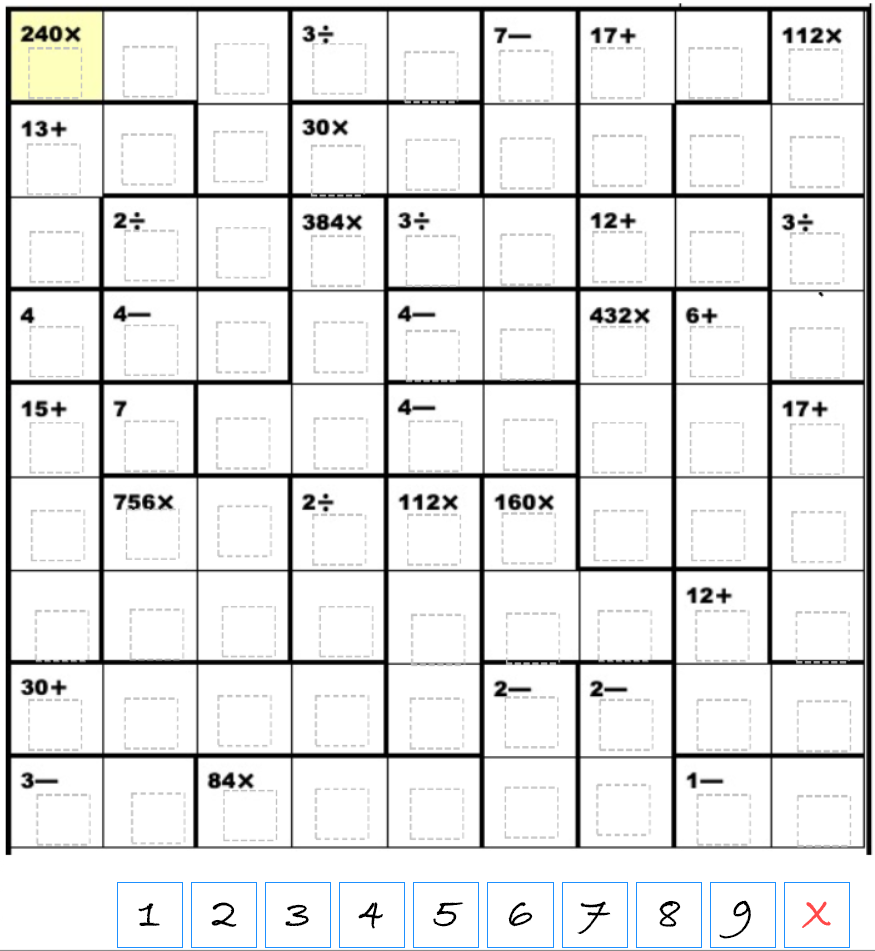
#> input picture img/test-5.png, 875 x 951 px
$ python lines.test.py
#> lines starting #> are read from the running program, lines starting #| are printed output that depends on the picture; after the words box and inside, x2 and y2 are one past the last pixel; in counts of white or black regions, pixels touching at a corner belong together
import cv2
import numpy as np
import math

img = cv2.imread('../img/test-5.png')
#> img is the input picture: shape (951, 875, 3); mean B, G, R 229.9, 230.2, 229.8

gray = cv2.cvtColor(img,cv2.COLOR_BGR2GRAY)
kernel_size = 5
blur_gray = cv2.GaussianBlur(gray,(kernel_size, kernel_size),0)
kernel = np.ones((5, 5), np.uint8)
blur_gray = cv2.erode(~gray, kernel)
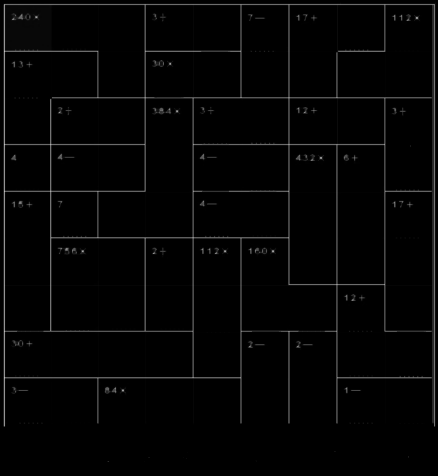
#> blur_gray: shape (951, 875) (shown at 1/2 size); min 0, max 239, mean 4.3

low_threshold = 50
high_threshold = 150
edges = cv2.Canny(blur_gray, low_threshold, high_threshold)
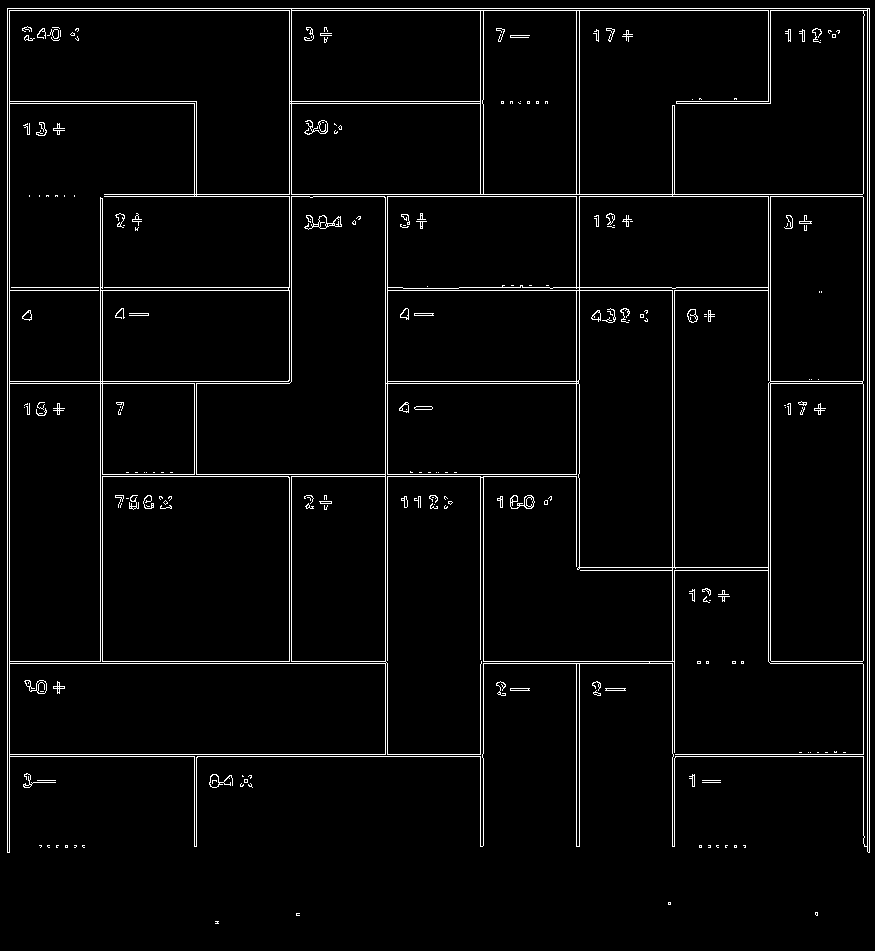
#> edges: shape (951, 875); 3.3% white in thin lines or dots

rho = 1  # distance resolution in pixels of the Hough grid
theta = np.pi / 180  # angular resolution in radians of the Hough grid
threshold = 15  # minimum number of votes (intersections in Hough grid cell)
min_line_length = 0  # minimum number of pixels making up a line
max_line_gap = 5  # maximum gap in pixels between connectable line segments
line_image = np.copy(img)  # creating a blank to draw lines on

# Run Hough on edge detected image
# Output "lines" is an array containing endpoints of detected line segments
lines = cv2.HoughLinesP(edges, rho, theta, threshold, np.array([]),
                    min_line_length, max_line_gap)
#> lines = 342 rows, first 6: [7, 8, 869, 8], [104, 194, 869, 194], [863, 843, 863, 10], [672, 846, 672, 288], [579, 568, 579, 10], [7, 10, 869, 10]
height, width, channels = line_image.shape

horizontal_lines = []
vertical_lines = []
border = {"top":[], "right":[], "left":[], "bottom":[]}
for side in border:
    border[side] = [width / 2, height / 2,  width / 2, height / 2]

def verifyLines(line, lines, key):
    x1,y1,x2,y2 = line[0]
    for other in lines:
        px1,py1,px2,py2 = other[0]
        if(key == "v"):
            if(x1-px1 < 50 and x1-px1 > -50):
                return False
        elif(key == "h"):
            if(y1-py1 < 50 and y1-py1 > -50):
                return False
    return True

for line in lines:
    x1,y1,x2,y2 = line[0]
    if(x2-x1 == 0):
        if(y1-y2 > height/5):
            if(x1 <  border["left"][0]):
                border["left"] = line[0]
            if(x1 >  border["right"][0]):
                border["right"] = line[0]
            if(verifyLines(line, vertical_lines, "v")):
                vertical_lines.append(line)
                cv2.line(line_image,(x1,y1),(x2,y2),(0,0,255),5)
    elif((y2-y1)/(x2-x1) == 0):
        if(x2-x1 < width*0.9 and x2-x1 > width/5):
            if(y1 <  border["top"][1]):
                border["top"] = line[0]
            if(y1 >  border["bottom"][1]):
                border["bottom"] = line[0]
            if(verifyLines(line, horizontal_lines, "h")):
                horizontal_lines.append(line)
                cv2.line(line_image,(x1,y1),(x2,y2),(0,0,255),5)
#> this loop made 342 passes
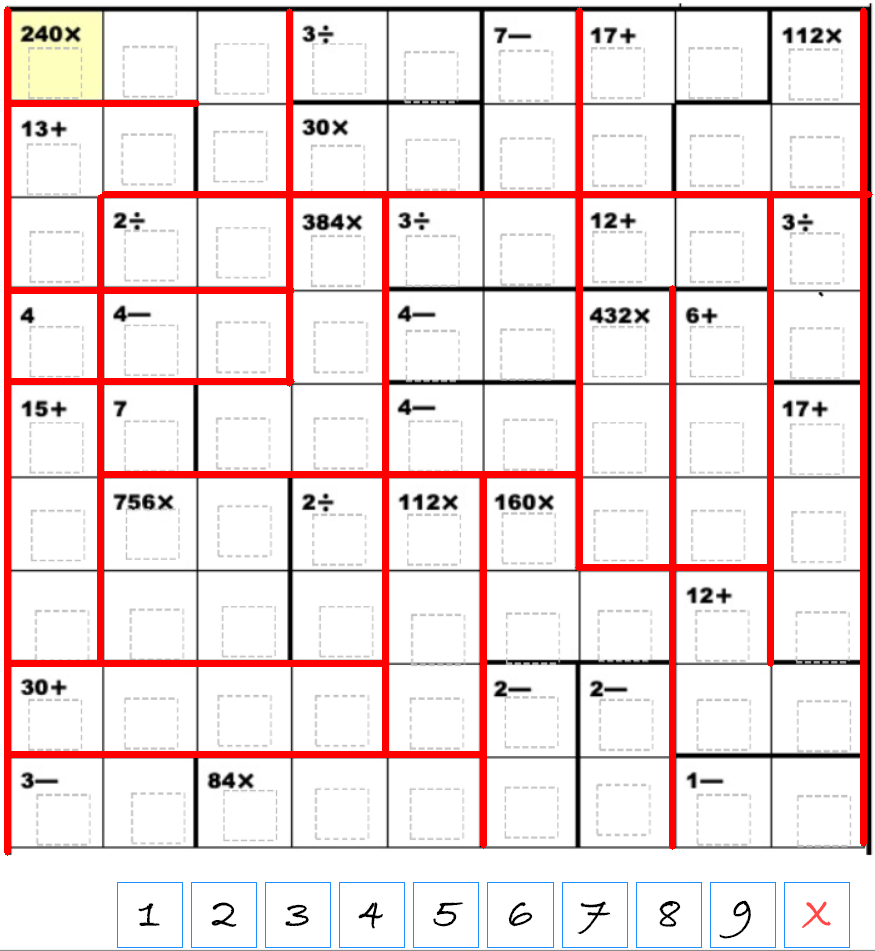
#> line_image: shape (951, 875, 3); 6.73% of pixels changed, all inside (x1, y1, x2, y2) = (4, 6, 873, 856)
#> after the loop, border = {'top': [290, 101, 482, 101], 'right': [869, 852, 869, 9], 'left': [7, 852, 7, 9], 'bottom': [7, 756, 482, 756]}; horizontal_lines = [[[104, 194, 869, 194]], [[7, 754, 482, 754]], [[7, 290, 291, 290]], [[7, 381, 291, 381]], [[100, 474, 578, 474]], [[7, 103, 196, 103]], [[10, 663, 384, 663]], [[578, 567, 768, 567]]]; vertical_lines = [[[863, 843, 863, 10]], [[672, 846, 672, 288]], [[579, 568, 579, 10]], [[770, 663, 770, 197]], [[385, 753, 385, 197]], [[483, 845, 483, 476]], [[7, 852, 7, 9]], [[289, 383, 289, 11]], [[100, 663, 100, 197]]]

for side in border:
    x1,y1,x2,y2 = border[side]
    cv2.line(line_image,(x1,y1),(x2,y2),(255,0,0),5)
#> this loop made 4 passes
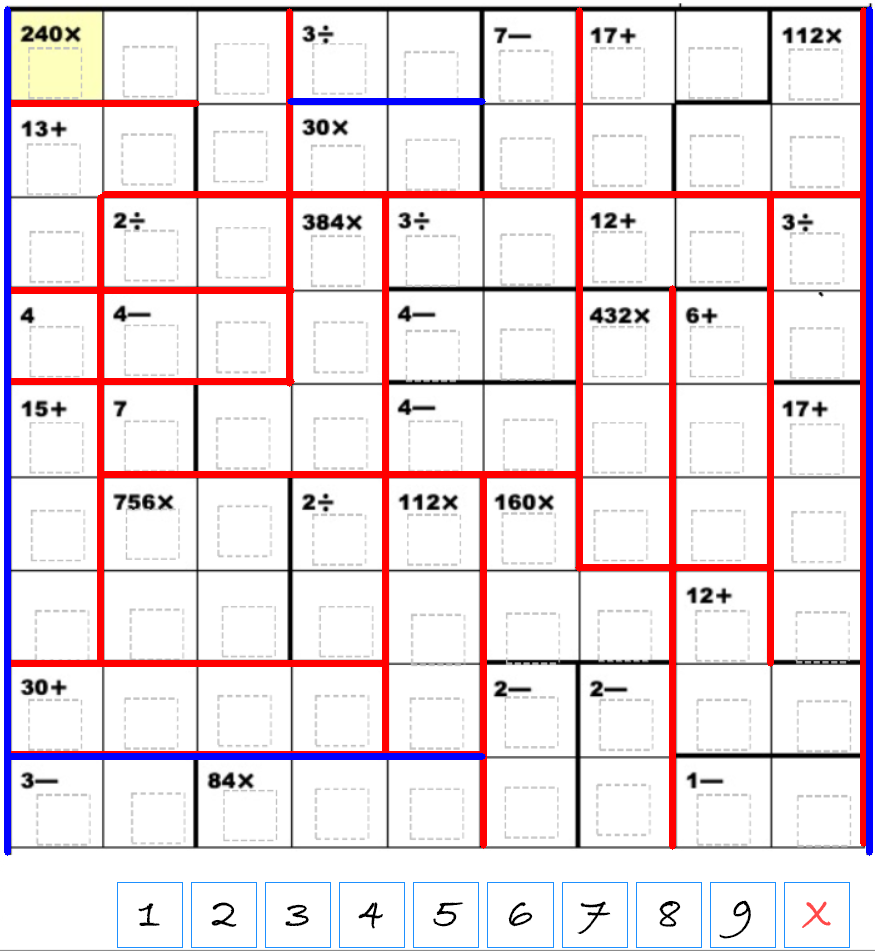
#> line_image: shape (951, 875, 3); 1.99% of pixels changed, all inside (x1, y1, x2, y2) = (4, 6, 873, 856)

closestX = 1000
closestY = 1000
def sortX(e):
    return e[0][0]
def sortY(e):
    return e[0][-1]
vertical_lines.sort(key=sortX)
horizontal_lines.sort(key=sortY)
for x in range(1, len(vertical_lines)):
    dist = vertical_lines[x][0][0]-vertical_lines[x-1][0][0]
    if(dist < closestX):
        closestX = dist
#> this loop made 8 passes
#> (dist, closestX) on pass 1: (93, 93)
#> after the loop, closestX = 93
for x in range(1, len(horizontal_lines)):
    dist = horizontal_lines[x][0][1]-horizontal_lines[x-1][0][1]
    if(dist < closestY):
        closestY = dist
#> this loop made 7 passes
#> (dist, closestY) on pass 1: (91, 91)
#> after the loop, closestY = 91

boxwidth = border["right"][0] - border["left"][0]
#> boxwidth = 862
boxheight = border["bottom"][1] - border["top"][1]
#> boxheight = 655
countX = math.floor(boxwidth / closestX)
#> countX = 9
countY = math.floor(boxheight / closestY)
#> countY = 7
count = 0
print("Closest X dist:", closestX, "Closest Y dist:", closestY)
#| Closest X dist: 93 Closest Y dist: 91
print("Box width:", boxwidth, "Box Height:", boxheight)
#| Box width: 862 Box Height: 655
print("X count:", countX, "Y count:", countY)
#| X count: 9 Y count: 7
if(countY > countX and countY < 10):
    count = countY
else:
    count = countX
#> count = 9
print("Count:", count)
#| Count: 9
dist = round(boxwidth / count)
#> dist = 96
img_crop = img[border["top"][1]:border["top"][1]+boxwidth, border["left"][0]:border["right"][0]]
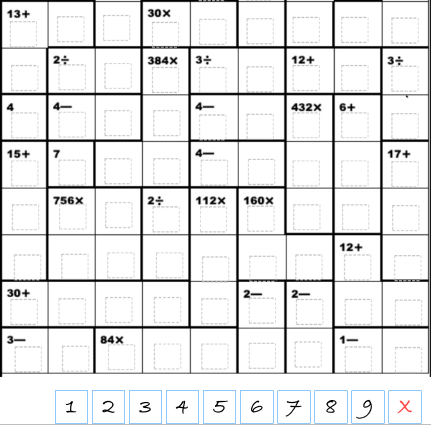
#> img_crop: shape (850, 862, 3) (shown at 1/2 size); mean B, G, R 231.7, 231.3, 230.9

grid = np.zeros((count, count))
def getBox(x, y):
    return img_crop[x*dist:(x+1)*dist, y*dist:(y+1)*dist]
def getBoxFree(x, y):
#> called with x = 4, y = 2
    return img_crop[x*dist-20:(x+1)*dist+20, y*dist-20:(y+1)*dist+20]
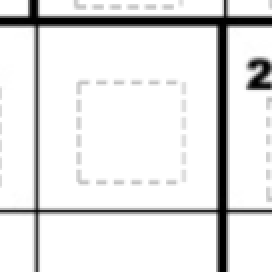
#> returned value: shape (136, 136, 3) (shown 2 times larger); min 0, max 255, mean 228.2

img_box = getBoxFree(4, 2)

imS = cv2.resize(line_image, (round(boxwidth / 2), round(boxwidth / 2)))
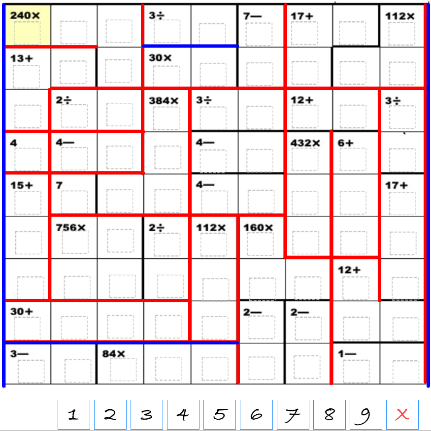
#> imS: shape (431, 431, 3); mean B, G, R 227.8, 223, 236.8
cv2.imshow("output", imS)

$ run again, with img/test-1.png copied over img/test-5.png
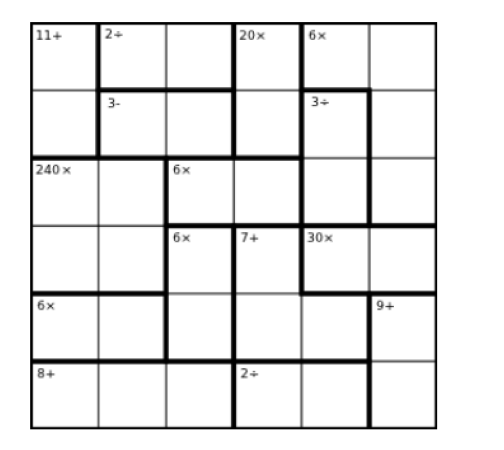
#> input picture img/test-1.png, 504 x 450 px
#> img is the input picture: shape (450, 504, 3); min 0, max 255, mean 232.8
#> `edges = cv2.Canny(blur_gray, low_threshold, high_threshold)`:
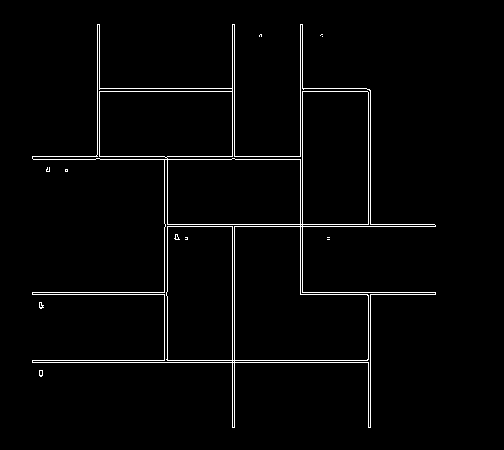
#> edges: shape (450, 504); 2.3% white in thin lines or dots, all inside (x1, y1, x2, y2) = (32, 24, 436, 428)
#> lines = 40 rows, first 6: [32, 360, 370, 360], [232, 427, 232, 224], [234, 158, 234, 24], [33, 159, 302, 159], [368, 427, 368, 292], [370, 226, 370, 90]
#> the loop `for line in lines:` made 40 passes
#> after the loop `for line in lines:`: border = {'top': [97, 88, 232, 88], 'right': [370, 226, 370, 90], 'left': [97, 158, 97, 24], 'bottom': [32, 362, 370, 362]}; horizontal_lines = [[[32, 360, 370, 360]], [[33, 159, 302, 159]], [[300, 294, 435, 294]], [[165, 226, 435, 226]], [[97, 88, 232, 88]]]; vertical_lines = [[[232, 427, 232, 224]], [[368, 427, 368, 292]], [[300, 293, 300, 24]], [[167, 359, 167, 158]], [[97, 158, 97, 24]]]
#> the loop `for side in border:` made 4 passes
#> the loop `for x in range(1, len(vertical_lines)):` made 4 passes
#> (dist, closestX) on passes 1 to 2: (70, 70), (65, 65)
#> after the loop `for x in range(1, len(vertical_lines)):`: closestX = 65
#> the loop `for x in range(1, len(horizontal_lines)):` made 4 passes
#> (dist, closestY) on passes 1, 2, 4: (71, 71), (67, 67), (66, 66)
#> after the loop `for x in range(1, len(horizontal_lines)):`: closestY = 66
#> boxwidth = 273
#> boxheight = 274
#> countX = 4
#| Closest X dist: 65 Closest Y dist: 66
#| Box width: 273 Box Height: 274
#| X count: 4 Y count: 4
#| Count: 4
#> `dist = round(boxwidth / count)`: dist = 68
#> `imS = cv2.resize(line_image, (round(boxwidth / 2), round(boxwidth / 2)))`:
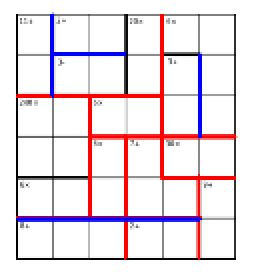
#> imS: shape (136, 136, 3) (shown 2 times larger); mean B, G, R 232.1, 225.8, 238

$ run again, with img/test-2.png copied over img/test-5.png
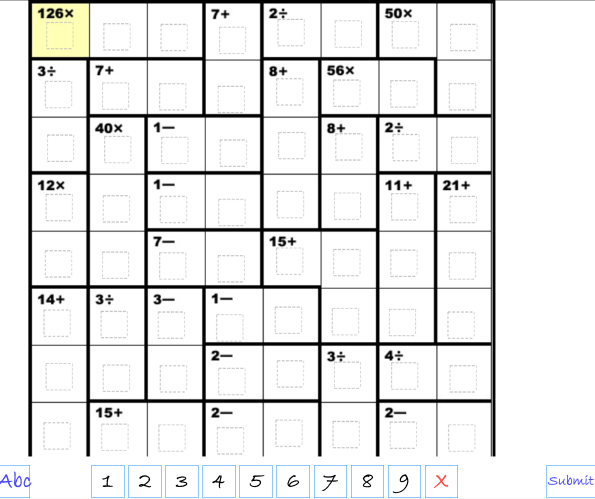
#> input picture img/test-2.png, 1190 x 998 px (shown at 1/2 size)
#> img is the input picture: shape (998, 1190, 3); mean B, G, R 232.5, 232.7, 232.5
#> `edges = cv2.Canny(blur_gray, low_threshold, high_threshold)`:
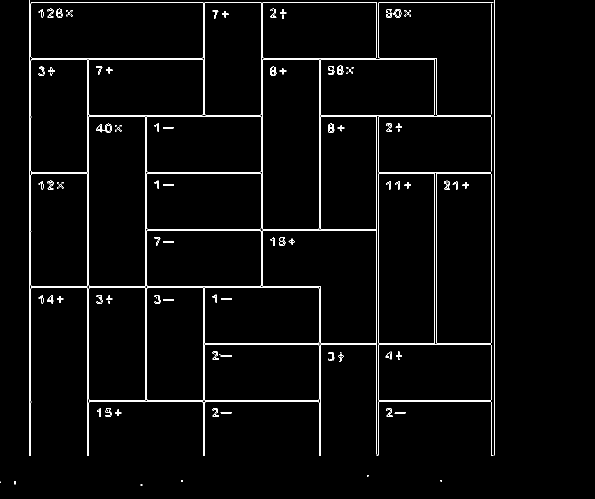
#> edges: shape (998, 1190) (shown at 1/2 size); 2.2% white in thin lines or dots, all inside (x1, y1, x2, y2) = (0, 0, 990, 972)
#> lines = 389 rows, first 6: [759, 4, 988, 4], [174, 910, 174, 116], [756, 684, 756, 349], [982, 910, 982, 5], [61, 570, 61, 350], [58, 910, 58, 0]
#> the loop `for line in lines:` made 389 passes
#> after the loop `for line in lines:`: border = {'top': [522, 119, 872, 119], 'right': [989, 909, 989, 5], 'left': [58, 910, 58, 0], 'bottom': [406, 689, 981, 689]}; horizontal_lines = [[[406, 686, 981, 686]], [[178, 233, 522, 233]], [[522, 119, 872, 119]], [[62, 575, 641, 575]], [[294, 461, 752, 461]]]; vertical_lines = [[[174, 910, 174, 116]], [[756, 684, 756, 349]], [[982, 910, 982, 5]], [[61, 570, 61, 350]], [[290, 803, 290, 230]], [[406, 233, 406, 5]], [[525, 575, 525, 5]], [[641, 461, 641, 116]], [[869, 689, 869, 344]]]
#> the loop `for side in border:` made 4 passes
#> the loop `for x in range(1, len(vertical_lines)):` made 8 passes
#> (dist, closestX) on pass 1: (113, 113)
#> after the loop `for x in range(1, len(vertical_lines)):`: closestX = 113
#> the loop `for x in range(1, len(horizontal_lines)):` made 4 passes
#> (dist, closestY) on passes 1, 4: (114, 114), (111, 111)
#> after the loop `for x in range(1, len(horizontal_lines)):`: closestY = 111
#> boxwidth = 931
#> boxheight = 570
#> countX = 8
#> countY = 5
#| Closest X dist: 113 Closest Y dist: 111
#| Box width: 931 Box Height: 570
#| X count: 8 Y count: 5
#> count = 8
#| Count: 8
#> `dist = round(boxwidth / count)`: dist = 116
#> `imS = cv2.resize(line_image, (round(boxwidth / 2), round(boxwidth / 2)))`:
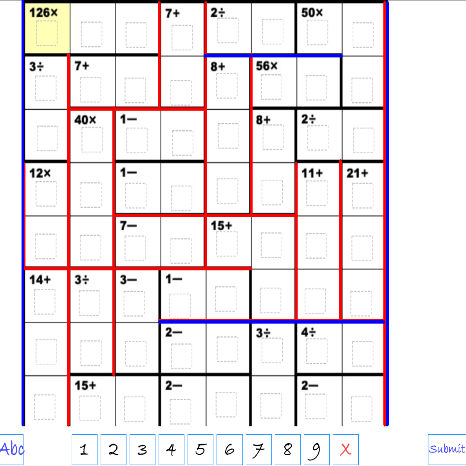
#> imS: shape (466, 466, 3); mean B, G, R 232.7, 228.7, 237.2
